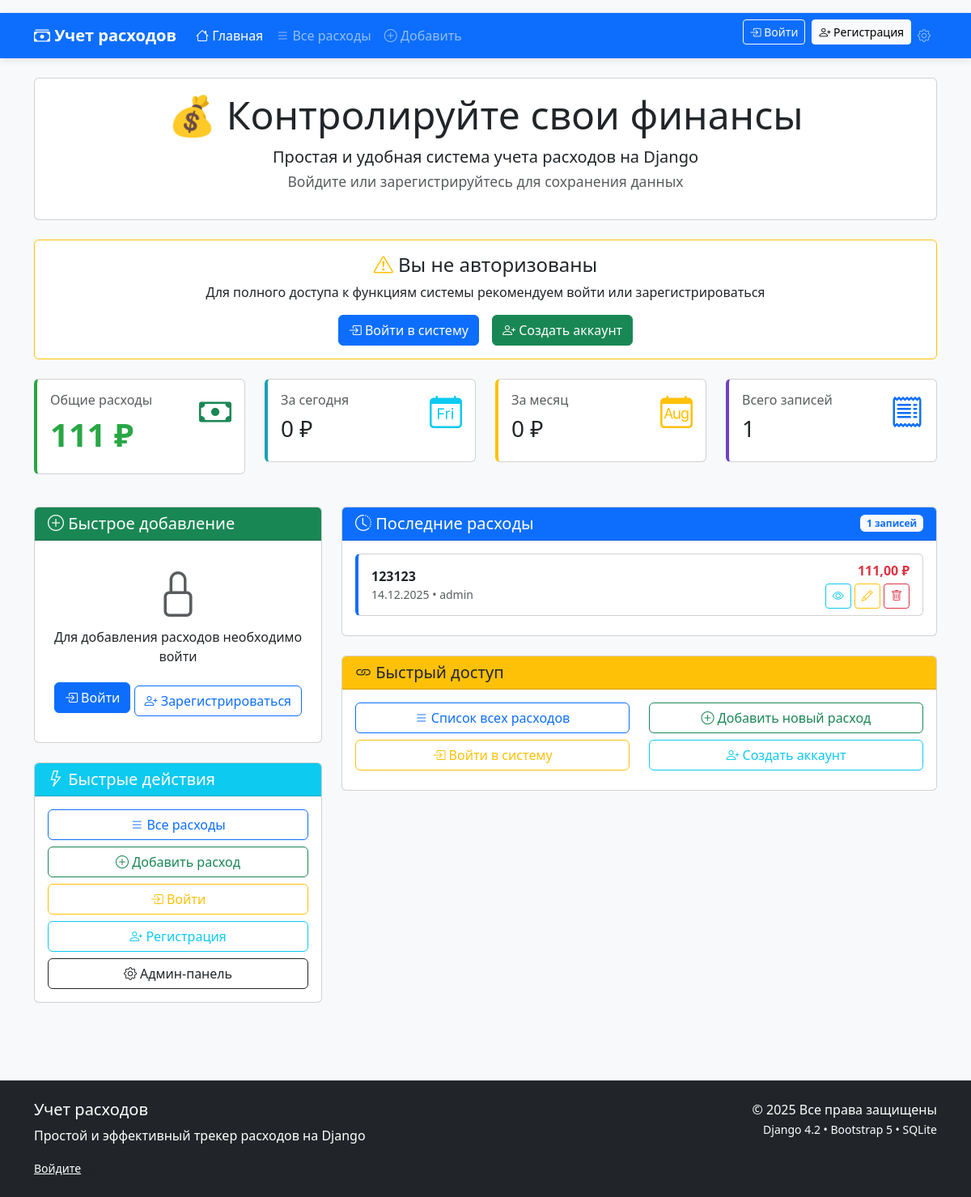
Before: / with the older database file.
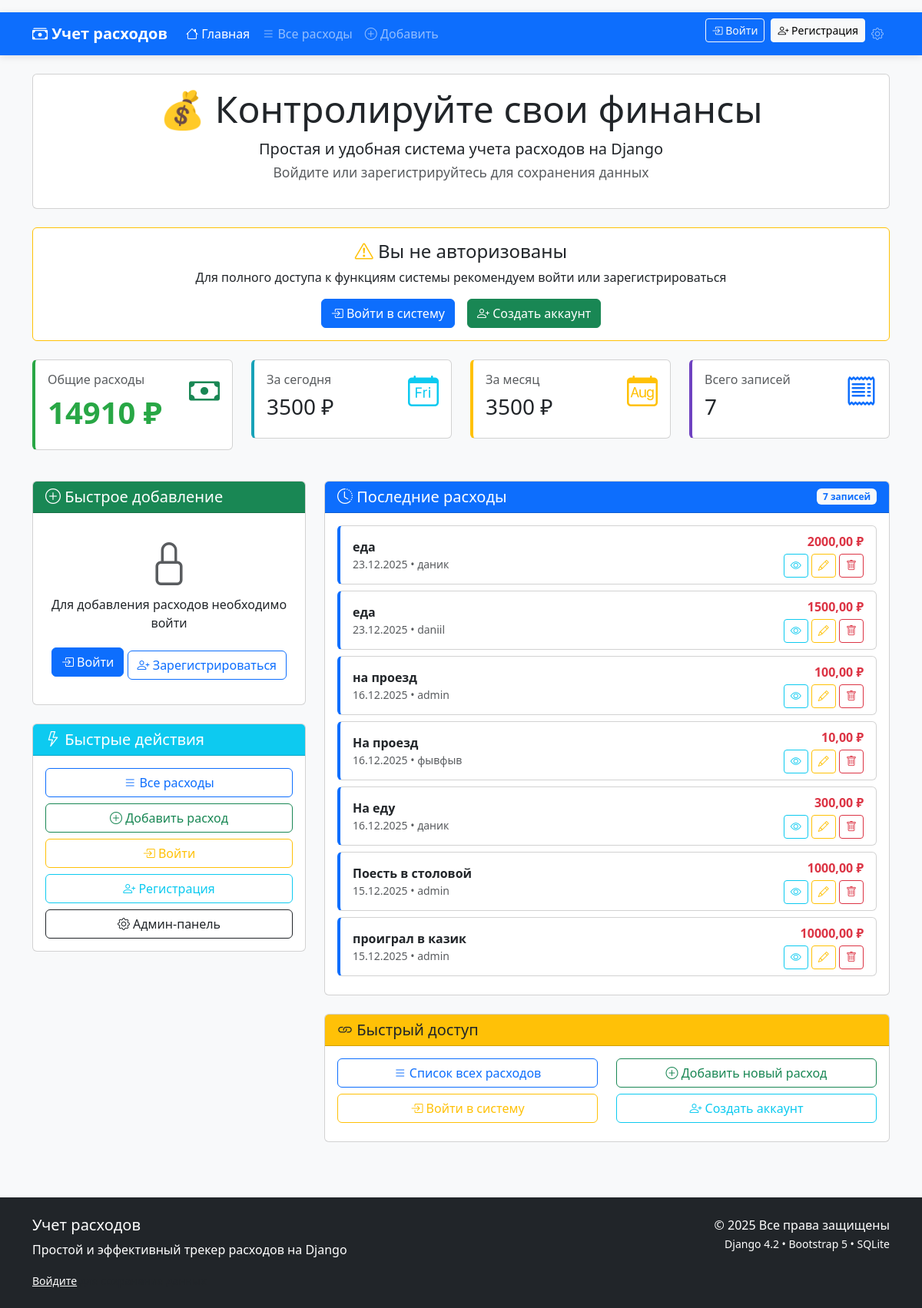
After: the same page with the newer database file.
### expenses/models.py (models this page shows, shortened)
class Expense(models.Model):
    user = models.ForeignKey(User, on_delete=models.CASCADE)
    title = models.CharField(max_length=200)
    amount = models.DecimalField(max_digits=10, decimal_places=2)
    date = models.DateField(auto_now_add=True)

### expenses/views.py (the view)
# urls.py: path('', expense_list, name='home'),
def expense_list(request):
    expenses = Expense.objects.all().order_by('-date')[:10]
    total_amount = Expense.objects.aggregate(total=Sum('amount'))['total'] or 0
    today = date.today()
    today_amount = Expense.objects.filter(date=today).aggregate(total=Sum('amount'))['total'] or 0
    total_count = Expense.objects.count()
    context = {
        'expenses': expenses,
        'total_amount': total_amount,
        'today_amount': today_amount,
        'total_count': total_count,
    }
    return render(request, 'expense_list.html', context)  # ИСПРАВЛЕНО!

### expenses/templates/expense_list.html (shortened to what the changed rows need)
<!DOCTYPE html>
<html lang="ru">
<head>
    <link href="https://cdn.jsdelivr.net/npm/bootstrap@5.3.0/dist/css/bootstrap.min.css" rel="stylesheet">
    <link rel="stylesheet" href="https://cdn.jsdelivr.net/npm/bootstrap-icons@1.10.0/font/bootstrap-icons.css">
</head>
<body>
    <div class="container py-4">
        <div class="row mb-4">
            <div class="col-12">
                <div class="card">
                    <div class="card-body text-center">
                        <h1 class="display-5">💰 Контролируйте свои финансы</h1>
                    </div>
                </div>
            </div>
        </div>
        <div class="row mb-4">
            <div class="col-md-3 mb-3">
                <div class="stat-card card" style="border-left-color: #28a745;">
                    <div class="card-body">
                        <div class="d-flex justify-content-between">
                            <div>
                                <h6 class="text-muted">Общие расходы</h6>
                                <h3 class="total-amount">{{ total_amount|default:"0" }} ₽</h3>
                            </div>
                        </div>
                    </div>
                </div>
            </div>
            <div class="col-md-3 mb-3">
                <div class="stat-card card" style="border-left-color: #17a2b8;">
                    <div class="card-body">
                        <div class="d-flex justify-content-between">
                            <div>
                                <h6 class="text-muted">За сегодня</h6>
                                <h3>{{ today_amount|default:"0" }} ₽</h3>
                            </div>
                        </div>
                    </div>
                </div>
            </div>
            <div class="col-md-3 mb-3">
                <div class="stat-card card" style="border-left-color: #ffc107;">
                    <div class="card-body">
                        <div class="d-flex justify-content-between">
                            <div>
                                <h6 class="text-muted">За месяц</h6>
                                <h3>{{ today_amount|default:"0" }} ₽</h3>
                            </div>
                        </div>
                    </div>
                </div>
            </div>
            <div class="col-md-3 mb-3">
                <div class="stat-card card" style="border-left-color: #6f42c1;">
                    <div class="card-body">
                        <div class="d-flex justify-content-between">
                            <div>
                                <h6 class="text-muted">Всего записей</h6>
                                <h3>{{ total_count|default:"0" }}</h3>
                            </div>
                        </div>
                    </div>
                </div>
            </div>
        </div>
        <div class="row">
            <div class="col-lg-8">
                <div class="card mb-4">
                    <div class="card-header bg-primary text-white">
                        <div class="d-flex justify-content-between align-items-center">
                            <h5 class="mb-0"><i class="bi bi-clock-history"></i> Последние расходы</h5>
                            <span class="badge bg-light text-primary">{{ total_count }} записей</span>
                        </div>
                    </div>
                    <div class="card-body">
                        {% if expenses %}
                            {% for expense in expenses %}
                            <div class="expense-item card mb-2">
                                <div class="card-body py-2">
                                    <div class="d-flex justify-content-between align-items-center">
                                        <div>
                                            <strong>{{ expense.title }}</strong>
                                            <div class="text-muted small">
                                                {{ expense.date|date:"d.m.Y" }}
                                                {% if expense.user %}
                                                    • {{ expense.user.username }}
                                                {% endif %}
                                            </div>
                                        </div>
                                        <div class="text-end">
                                            <div class="fw-bold text-danger">{{ expense.amount }} ₽</div>
                                            <div class="mt-1">
                                                <a href="{% url 'expense-detail' expense.pk %}" class="btn btn-sm btn-outline-info">
                                                    <i class="bi bi-eye"></i>
                                                </a>
                                                <a href="{% url 'expense-update' expense.pk %}" class="btn btn-sm btn-outline-warning">
                                                    <i class="bi bi-pencil"></i>
                                                </a>
                                                <a href="{% url 'expense-delete' expense.pk %}" class="btn btn-sm btn-outline-danger">
                                                    <i class="bi bi-trash"></i>
                                                </a>
                                            </div>
                                        </div>
                                    </div>
                                </div>
                            </div>
                            {% endfor %}
                        {% endif %}
                    </div>
                </div>
            </div>
        </div>
    </div>
</body>
</html>

Changed rows visible on the page:
removed Expense: title "123123", date "14.12.2025", user.username "admin", amount "111,00"
added Expense: title "еда", date "23.12.2025", user.username "даник", amount "2000,00"
added Expense: title "еда", date "23.12.2025", user.username "daniil", amount "1500,00"
added Expense: title "на проезд", date "16.12.2025", user.username "admin", amount "100,00"
added Expense: title "На проезд", date "16.12.2025", user.username "фывфыв", amount "10,00"
added Expense: title "На еду", date "16.12.2025", user.username "даник", amount "300,00"
added Expense: title "Поесть в столовой", date "15.12.2025", user.username "admin", amount "1000,00"
added Expense: title "проиграл в казик", date "15.12.2025", user.username "admin", amount "10000,00"
Other visible differences:
{{ total_amount|default:"0" }}: "111" → "14910"
{{ today_amount|default:"0" }}: "0" → "3500"
{{ total_count|default:"0" }}: "1" → "7"
{{ total_count }}: "1" → "7"
